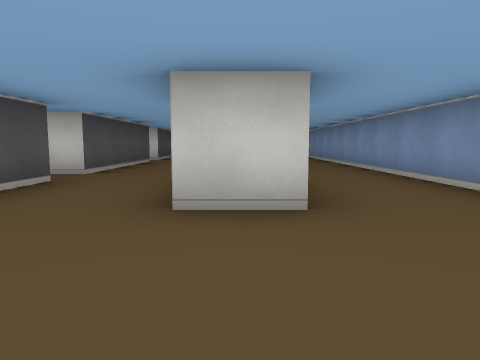
view 1 (above)

19 first-person views from a walk through a cub3D ray-caster map. The camera is about half as high as the walls, tilts 6° down and sees 70° across. The floor is counted in squares. Each view is taken from the middle of a square. On the plan, view 1 faces up. The plan holds only what a view shows up to about 9 squares ahead; the rest is blank.

view 2
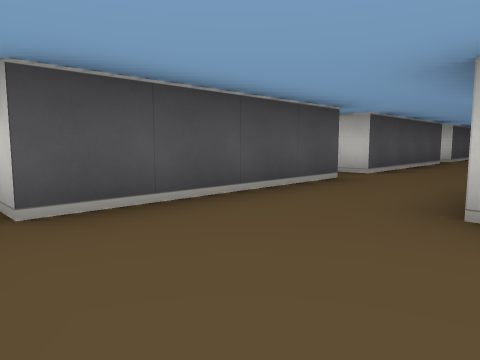

view 3
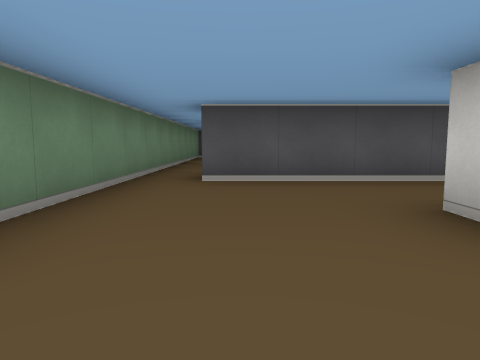

view 4
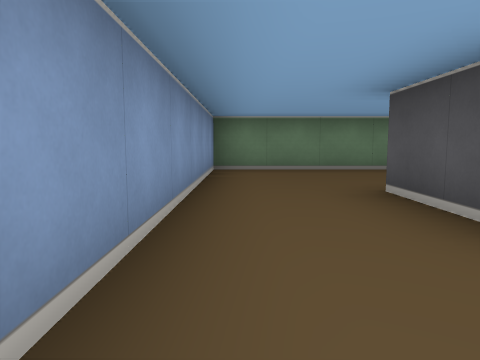

view 5
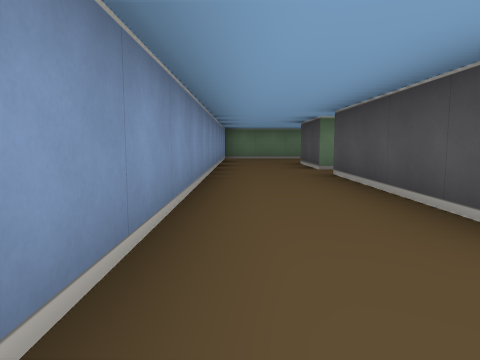

view 6
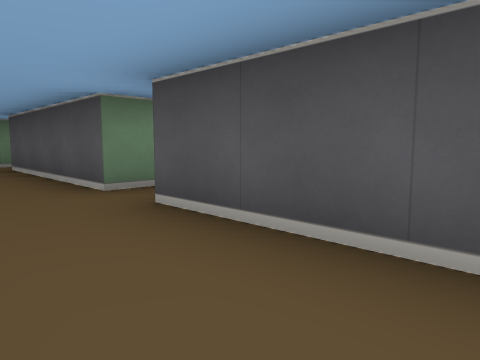

view 7
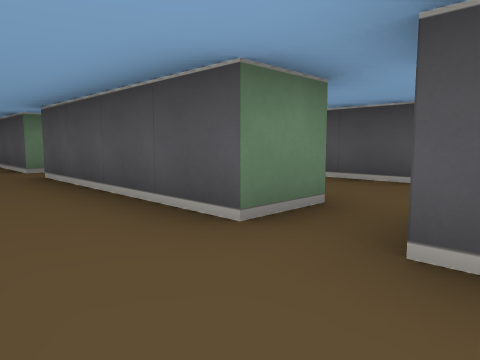

view 8
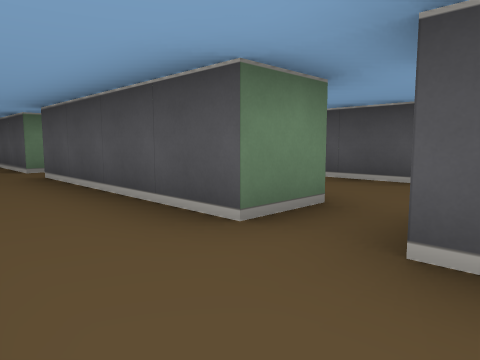

view 9
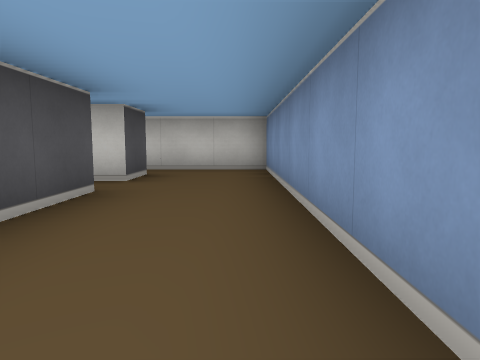

view 10
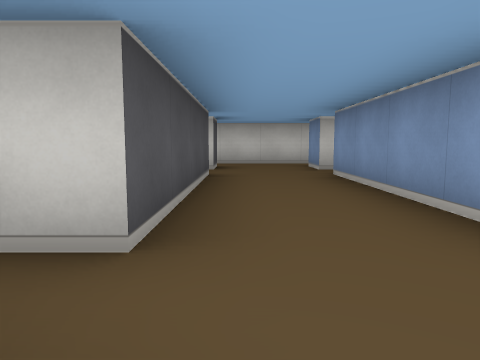

view 11
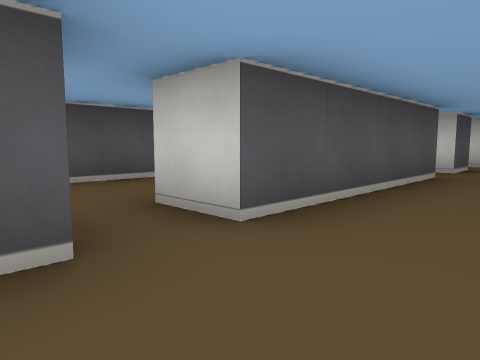

view 12
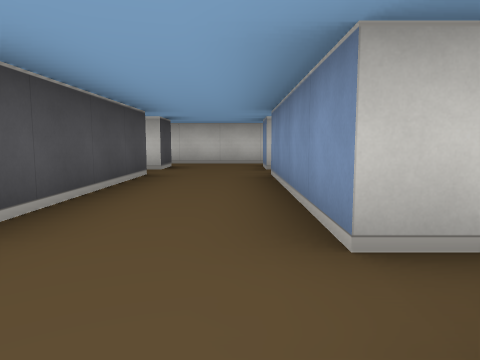

view 13
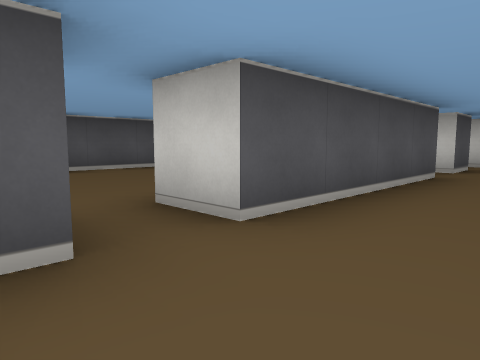

view 14
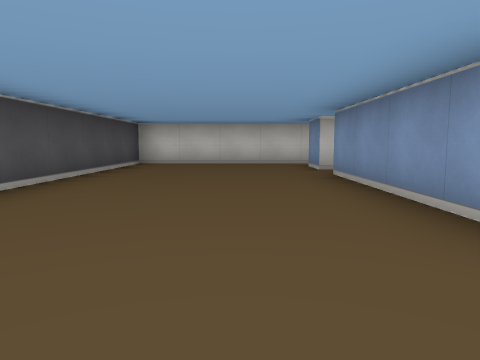

view 15
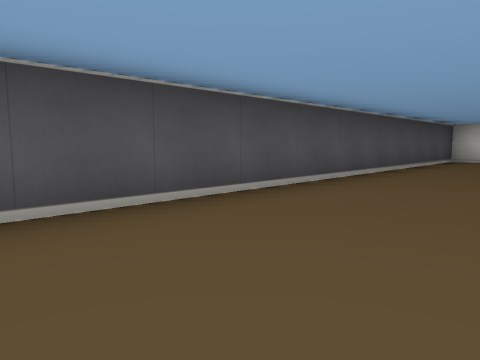

view 16
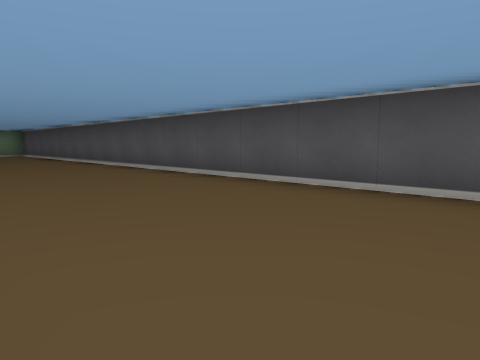

view 17
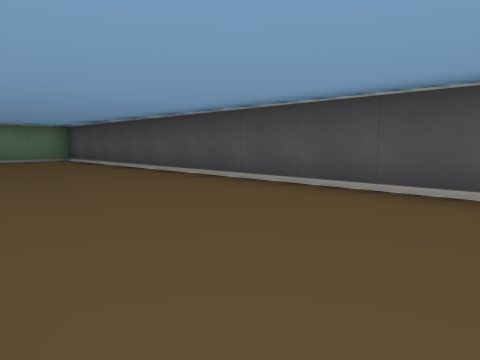

view 18
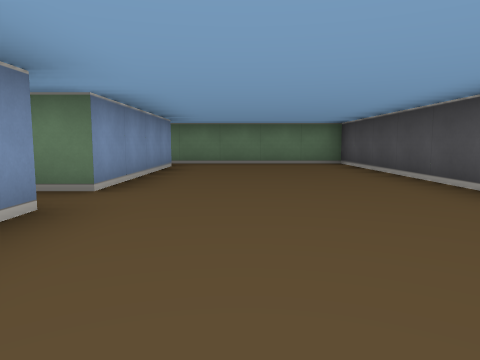

view 19
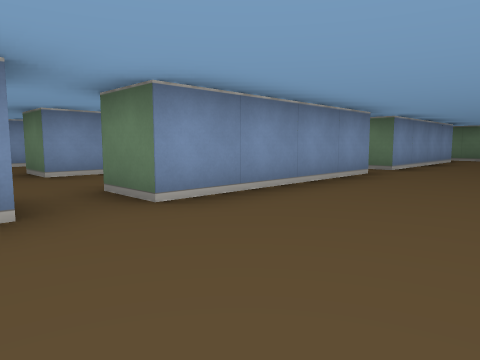

### Floor plan
Ten units are one square. View 1 is at (0, 0); x grows to the right and y downward. Boxes are objects, and circles mark ways between rooms. Rooms are numbered by the first view taken in them; rooms with no view inside come last. Other rooms are left out.
<svg viewBox="-110 -230 140 240">
<path fill="none" stroke="#000" d="M5 -45 5 -25 -5 -25M-25 -46 -25 -5 -30 -5M-35 5 25 5 25 -45M-55 -146 -55 -141M-25 -146 -25 -132M-35 -86 -35 -95 -25 -95 -25 -55 -31 -55M-65 -160 -65 -195M-6 -145 5 -145 5 -105M-1 -95 5 -95 5 -55M-5 -160 -5 -195 5 -195 5 -155M-65 -54 -65 -95 -55 -95M-55 -195 -55 -155 -65 -155M-25 -196 -25 -155 -35 -155 -35 -195M25 -166 25 -225 -105 -225 -105 5 -35 5M-55 -215 -55 -205 -65 -205 -65 -215M-25 -215 -25 -205 -35 -205 -35 -215M25 -45 25 -104M5 -215 5 -205 -5 -205 -5 -215M-65 -5 -65 -45 -59 -45"/>
<circle cx="-15" cy="-35" r="3" fill="#2a7"/>
<circle cx="-30" cy="0" r="3" fill="#2a7"/>
<circle cx="15" cy="-35" r="3" fill="#2a7"/>
<text x="0" y="-20">1</text>
<text x="-50" y="-120">2</text>
</svg>
Room 1 opens to room 2.

Where each view was taken, in squares from view 1:
view 1: 0 up, 0 right, facing up
view 2: 0 up, 0 right, facing up-left
view 3: 1 up, 2 right, facing left
view 4: 6 up, 2 right, facing down
view 5: 11 up, 2 right, facing down
view 6: 13 up, 2 right, facing down-left
view 7: 16 up, 2 right, facing down-left
view 8: 21 up, 2 right, facing down-left
view 9: 16 up, 2 right, facing up
view 10: 14 up, 2 left, facing up
view 11: 14 up, 1 left, facing up-left
view 12: 14 up, 4 left, facing up
view 13: 14 up, 4 left, facing up-left
view 14: 14 up, 8 left, facing up
view 15: 12 up, 8 left, facing up-left
view 16: 15 up, 7 left, facing down-left
view 17: 10 up, 7 left, facing down-left
view 18: 8 up, 8 left, facing down
view 19: 11 up, 9 left, facing down-right
